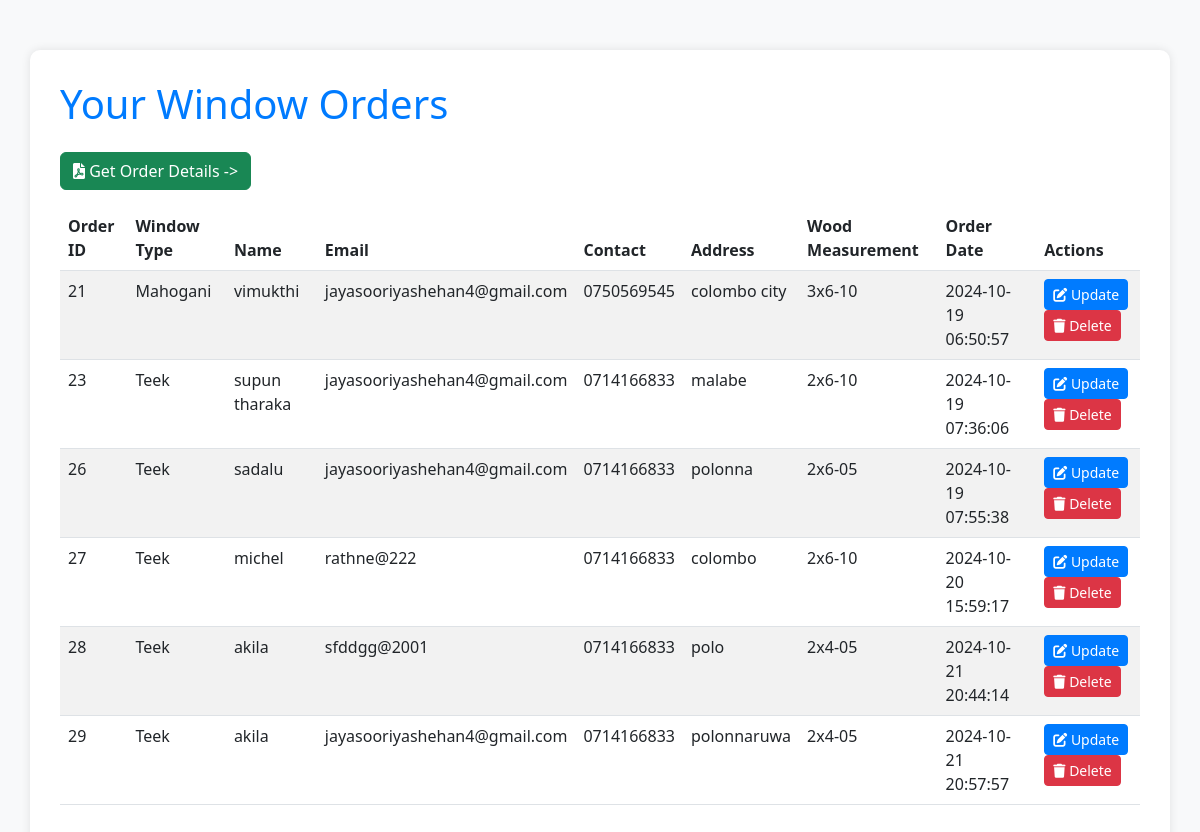
The page /window_orders.php (signed in) on the database its author committed.
### tables this page shows
CREATE TABLE `wood_item_orders` (
  `id` int(11) NOT NULL,
  `user_id` int(11) NOT NULL,
  `window_type` varchar(255) NOT NULL,
  `name` varchar(255) NOT NULL,
  `email` varchar(255) NOT NULL,
  `contact_number` varchar(20) NOT NULL,
  `address` text NOT NULL,
  `wood_measurement` varchar(50) NOT NULL,
  `referrer_id` int(11) DEFAULT NULL,
  `order_date` timestamp NOT NULL DEFAULT current_timestamp()
);

### window_orders.php (the view, shortened to what this page needs)
<?php
require_once 'config.php';
$user_id = $_SESSION['user_id'];
$sql = "SELECT * FROM wood_item_orders WHERE user_id = ?";
$stmt = $conn->prepare($sql);
$stmt->bind_param("i", $user_id);
$stmt->execute();
$result = $stmt->get_result();
$orders = $result->fetch_all(MYSQLI_ASSOC);
?>
<!DOCTYPE html>
<html lang="en">
<head>
    <link href="https://cdn.jsdelivr.net/npm/bootstrap@5.3.0/dist/css/bootstrap.min.css" rel="stylesheet">
    <link rel="stylesheet" href="https://cdnjs.cloudflare.com/ajax/libs/font-awesome/6.0.0-beta3/css/all.min.css">
</head>
<body>
    <div class="container">
        <h1 class="mb-4">Your Window Orders</h1>
        <a href="?generate_pdf" class="btn btn-success mb-3"><i class="fas fa-file-pdf"></i> Get Order Details -></a>
        <table class="table table-striped table-hover">
            <thead>
                <tr>
                    <th>Order ID</th>
                    <th>Window Type</th>
                    <th>Name</th>
                    <th>Email</th>
                    <th>Contact</th>
                    <th>Address</th>
                    <th>Wood Measurement</th>
                    <th>Order Date</th>
                    <th>Actions</th>
                </tr>
            </thead>
            <tbody>
                <?php foreach ($orders as $order): ?>
                <tr>
                    <td><?php echo $order['id']; ?></td>
                    <td><?php echo $order['window_type']; ?></td>
                    <td><?php echo $order['name']; ?></td>
                    <td><?php echo $order['email']; ?></td>
                    <td><?php echo $order['contact_number']; ?></td>
                    <td><?php echo $order['address']; ?></td>
                    <td><?php echo $order['wood_measurement']; ?></td>
                    <td><?php echo $order['order_date']; ?></td>
                    <td>
                        <button class="btn btn-primary btn-sm" data-bs-toggle="modal" data-bs-target="#updateModal<?php echo $order['id']; ?>">
                            <i class="fas fa-edit"></i> Update
                        </button>
                        <form method="post" style="display: inline;">
                            <button type="submit" name="delete" class="btn btn-danger btn-sm" onclick="return confirm('Are you sure you want to delete this order?')">
                                <i class="fas fa-trash"></i> Delete
                            </button>
                        </form>
                    </td>
                </tr>
                <?php endforeach; ?>
            </tbody>
        </table>
    </div>
</body>
</html>

### window_orders.php (style rules this page uses)
body { background-color: #f8f9fa; }
.container { background-color: #ffffff; border-radius: 10px; padding: 30px; margin-top: 50px; box-shadow: 0 0 10px rgba(0, 0, 0, 0.1); }
h1 { color: #007bff; }
.btn-primary { background-color: #007bff; border-color: #007bff; }

### rows shown on the page
wood_item_orders: id "21", window_type "Mahogani", name "vimukthi", email "jayasooriyashehan4@gmail.com", contact_number "0750569545", address "colombo city", wood_measurement "3x6-10", order_date "2024-10-19 06:50:57"
wood_item_orders: id "23", window_type "Teek", name "supun tharaka", email "jayasooriyashehan4@gmail.com", contact_number "0714166833", address "malabe", wood_measurement "2x6-10", order_date "2024-10-19 07:36:06"
wood_item_orders: id "26", window_type "Teek", name "sadalu", email "jayasooriyashehan4@gmail.com", contact_number "0714166833", address "polonna", wood_measurement "2x6-05", order_date "2024-10-19 07:55:38"
wood_item_orders: id "27", window_type "Teek", name "michel", email "rathne@222", contact_number "0714166833", address "colombo", wood_measurement "2x6-10", order_date "2024-10-20 15:59:17"
wood_item_orders: id "28", window_type "Teek", name "akila", email "sfddgg@2001", contact_number "0714166833", address "polo", wood_measurement "2x4-05", order_date "2024-10-21 20:44:14"
wood_item_orders: id "29", window_type "Teek", name "akila", email "jayasooriyashehan4@gmail.com", contact_number "0714166833", address "polonnaruwa", wood_measurement "2x4-05", order_date "2024-10-21 20:57:57"
